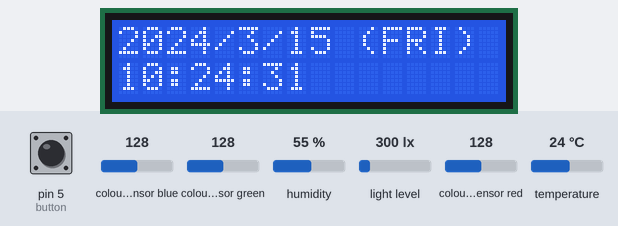
Simulated run of this sketch. Board: Arduino Uno, built for the host (arithmetic inside an expression is 32-bit, double 64-bit). Parts: 16×2 character LCD. The inputs (shaded band) are chosen by the test bench; at power-on: pin 5 (button) LOW, light level 300 lx, colour sensor blue 128, colour sensor green 128, humidity 55 %, colour sensor red 128, temperature 24 °C. The local clock reads 2024-03-15 10:24:30 at power-on unless the sketch sets it.

Above: at 1.2 s.
1.3 s: pin 5 (button) pulled HIGH for 3.2 s
At 4.9 s:
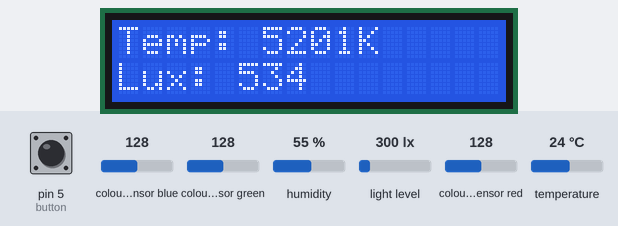
10.1 s: pin 5 (button) pulled HIGH for 1.25 s
At 12.1 s:
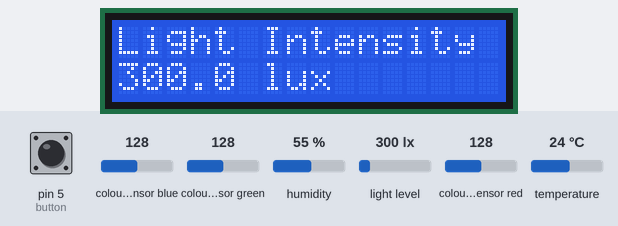
15.5 s: light level set to 40 lx
At 17.2 s:
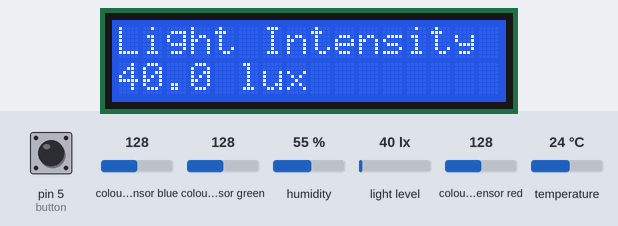
17.9 s: light level set to 500 lx
At 19.2 s:
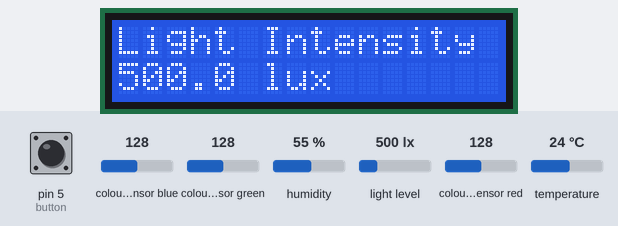
19.9 s: light level set to 1000 lx
At 21.3 s:
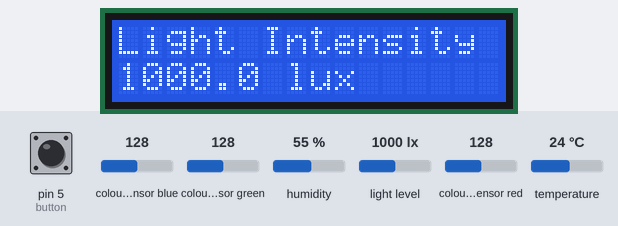
Timing chart, 0 to 22.9 s (numbered marks = the images above; inputs shaded):
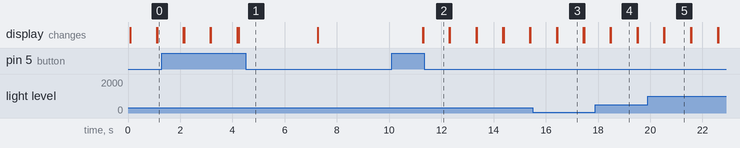

The sketch:

Sensor_Block_LCD.ino
```cpp
//Sensor block
//Coded for Arduino Micro 32u4

//LCD
#include <LiquidCrystal_I2C.h>
LiquidCrystal_I2C lcd(0x27, 16, 2);

//DHT-11
#include <DHT.h>
#include <DHT_U.h>
#include <Adafruit_Sensor.h>
#define DHTPIN 6
#define DHTTYPE DHT11
DHT_Unified dht(DHTPIN, DHTTYPE);

//Soil Moisture
const int AirValue = 585;
const int WaterValue = 274;
int soilMoistureValue = 0;
int soilmoisturepercent=0;

//TCS34725
#include <Wire.h>
#include <Adafruit_TCS34725.h>
Adafruit_TCS34725 tcs = Adafruit_TCS34725(TCS34725_INTEGRATIONTIME_700MS, TCS34725_GAIN_1X);

//RTC
#include <RTClib.h>
RTC_DS1307 rtc;
char daysOfTheWeek[7][12] = {"SUN", "MON", "TUE", "WED", "THU", "FRI", "SAT"};

//GY-30
#include "BH1750FVI.h"
BH1750FVI myLux(0x23);

//Buttons
int button = 5;
int buttonstate = 0;
int mode = 0;

void setup() {
    lcd.begin();
    lcd.backlight();
    pinMode(button, INPUT);
    dht.begin();
    myLux.powerOn();
    myLux.setContHighRes();
    tcs.begin();
    if (! rtc.begin()) {
        lcd.print("Couldn't find RTC");
        while (1);
    }
    if (! rtc.isrunning()) {
        rtc.adjust(DateTime(F(__DATE__), F(__TIME__)));
    }
    lcd.clear();
}

void loop() {
    buttonstate = digitalRead(button);
    if (buttonstate == HIGH) {
        mode = mode + 1;
        if (mode > 4) {
            mode = 0;
        }
    }

    switch(mode) {
        case 0: //RTC
            { //Curly brackets when declaring variables inside switch cases.
            DateTime now = rtc.now();
            lcd.setCursor(0,0);
            lcd.print(now.year(), DEC);
            lcd.print('/');
            lcd.print(now.month(), DEC);
            lcd.print('/');
            lcd.print(now.day(), DEC);
            lcd.print(" (");
            lcd.print(daysOfTheWeek[now.dayOfTheWeek()]);
            lcd.print(") ");

            lcd.setCursor(0,1);
            lcd.print(now.hour(), DEC);
            lcd.print(':');
            lcd.print(now.minute(), DEC);
            lcd.print(':');
            lcd.print(now.second(), DEC);
            }
            break;

        case 1: //DHT
            // Get temperature event and print its value.
            sensors_event_t event;
            dht.temperature().getEvent(&event);
            lcd.setCursor(0,0);
            if (isnan(event.temperature)) {
                lcd.print(F("Error reading temperature!"));
            }
            else {
                lcd.print(F("Temp: "));
                lcd.print(event.temperature);
                lcd.print(F("deg C"));
            }
            // Get humidity event and print its value.
            lcd.setCursor(0,1);
            dht.humidity().getEvent(&event);
            if (isnan(event.relative_humidity)) {
                lcd.print(F("Error reading humidity!"));
            }
            else {
                lcd.print(F("Humidity: "));
                lcd.print(event.relative_humidity);
                lcd.print(F("%"));
            }
            break;

        case 2: //Soil Moisture
            lcd.setCursor(0,0);
            lcd.print("Soil Moisture");
            soilMoistureValue = analogRead(A0);
            soilmoisturepercent = map(soilMoistureValue, AirValue, WaterValue, 0, 100);
            lcd.setCursor(0,1);
            if(soilmoisturepercent >= 100) {
                lcd.print("100 %");
            }
            else if(soilmoisturepercent <=0) {
                lcd.print("0 %");
            }
            else if(soilmoisturepercent >0 && soilmoisturepercent < 100) {
                lcd.print(soilmoisturepercent);
                lcd.print("%");
            }
            break;

        case 3: //TCS
            uint16_t r, g, b, c, colorTemp, lux;
            tcs.getRawData(&r, &g, &b, &c);
            colorTemp = tcs.calculateColorTemperature_dn40(r, g, b, c);
            lux = tcs.calculateLux(r, g, b);

            lcd.setCursor(0,0);
            lcd.print("Temp: "); lcd.print(colorTemp, DEC); lcd.print("K");
            lcd.setCursor(0,1);
            lcd.print("Lux: "); lcd.print(lux, DEC); lcd.print(" ");
            delay(3000);
            lcd.clear();
            lcd.setCursor(0,0);
            lcd.print("R: "); lcd.print(r, DEC); lcd.print(" ");
            lcd.setCursor(0,1);
            lcd.print("G: "); lcd.print(g, DEC); lcd.print(" ");
            lcd.setCursor(8,1);
            lcd.print("B: "); lcd.print(b, DEC); lcd.print(" ");
            delay(3000);
            break;

        case 4: //GY-30
            float light = myLux.getLux();
            lcd.setCursor(0,0);
            lcd.print("Light Intensity");
            lcd.setCursor(0,1);
            lcd.print(light, 1);
            lcd.print(" lux");
    }
    delay(1000);
    lcd.clear();
}
```

Measured:
- after the input at 1.3 s, the display: first differs from a run without the input after 0.86 s (image 1 shows a later state)
- after the input at 10.1 s, the display: first differs from a run without the input after 1.2 s (image 2)
- after the input at 15.5 s, the display: first differs from a run without the input after 0.94 s (image 3)
- after the input at 17.9 s, the display: first differs from a run without the input after 0.59 s (image 4)
- after the input at 19.9 s, the display: first differs from a run without the input after 0.64 s (image 5)
- what the display in image 3 shows lasts 1.0 s, from 16.4 s to 17.4 s
